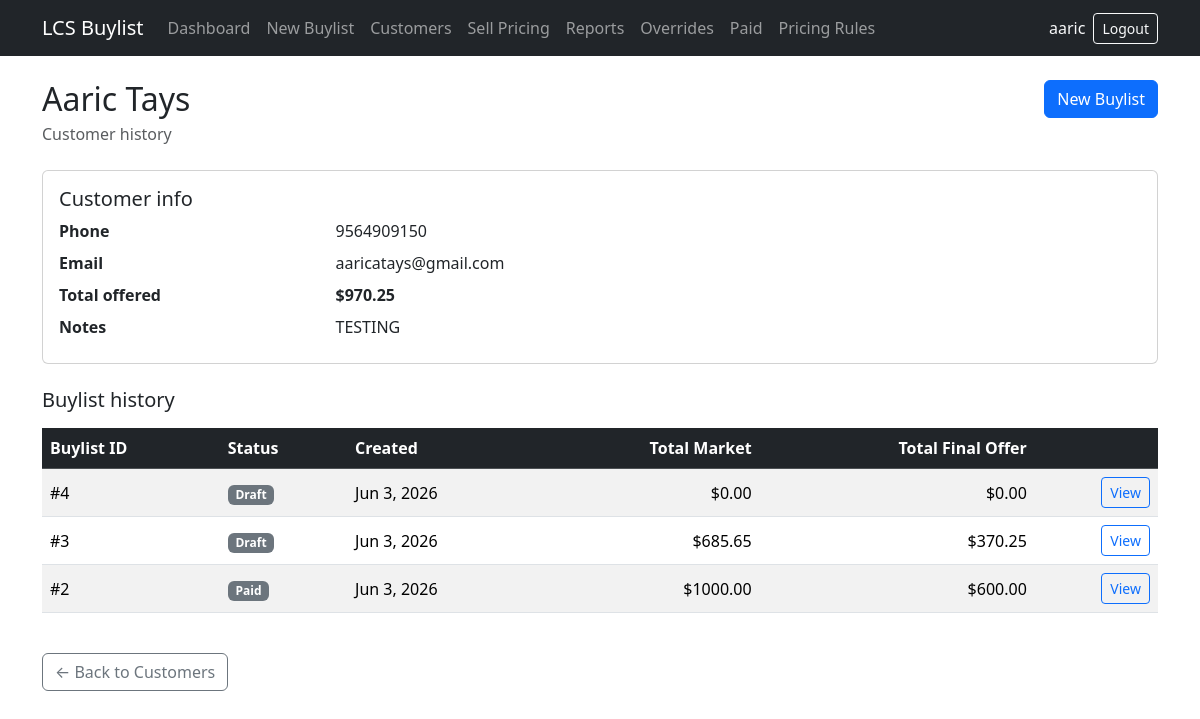
/customers/2/ (signed in), run on an earlier commit of the app's database.
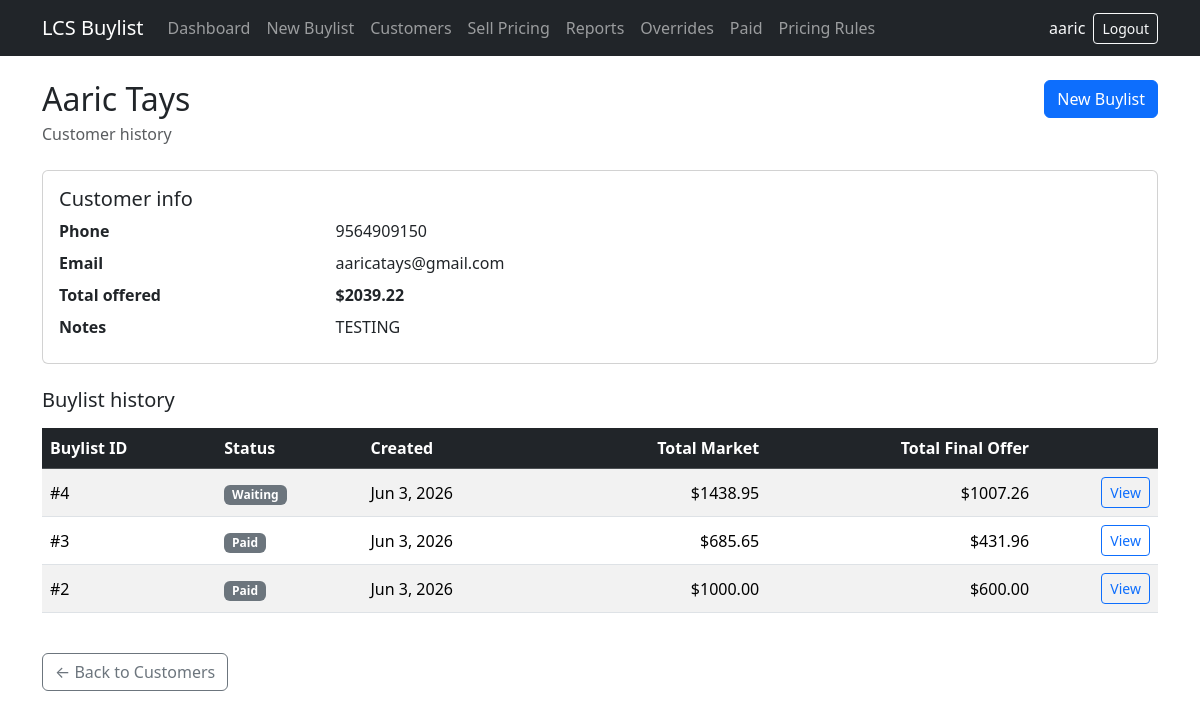
And on a later commit of the database.
### buylists/models.py (models this page shows, shortened)
class Buylist(models.Model):
    STATUS_DRAFT = 'draft'
    STATUS_WAITING = 'waiting'
    STATUS_ACCEPTED = 'accepted'
    STATUS_REJECTED = 'rejected'
    STATUS_PAID = 'paid'
    STATUS_CHOICES = [
        (STATUS_DRAFT, 'Draft'),
        (STATUS_WAITING, 'Waiting'),
        (STATUS_ACCEPTED, 'Accepted'),
        (STATUS_REJECTED, 'Rejected'),
        (STATUS_PAID, 'Paid'),
    ]
    TERMINAL_STATUSES = {
        STATUS_ACCEPTED,
        STATUS_REJECTED,
        STATUS_PAID,
    }
    PAYMENT_CASH = 'cash'
    PAYMENT_TRADE = 'trade'
    PAYMENT_CHOICES = [
        ('', 'Not selected'),
        (PAYMENT_CASH, 'Cash (60%)'),
        (PAYMENT_TRADE, 'Trade credit (70%)'),
    ]
    customer = models.ForeignKey(
        Customer,
        on_delete=models.CASCADE,
        related_name='buylists',
    )
    created_by = models.ForeignKey(
        settings.AUTH_USER_MODEL,
        on_delete=models.SET_NULL,
        null=True,
        blank=True,
        related_name='buylists_created',
    )
    status = models.CharField(
        max_length=20,
        choices=STATUS_CHOICES,
        default=STATUS_DRAFT,
    )
    payment_choice = models.CharField(
        max_length=10,
        choices=PAYMENT_CHOICES,
        blank=True,
        default='',
    )
    PAYMENT_METHOD_CASH = 'cash'
    PAYMENT_METHOD_STORE_CREDIT = 'store_credit'
    PAYMENT_METHOD_TRADE = 'trade'
    PAYMENT_METHOD_MIXED = 'mixed'
    PAYMENT_METHOD_CHOICES = [
        ('', 'Not paid yet'),
        (PAYMENT_METHOD_CASH, 'Cash'),
        (PAYMENT_METHOD_STORE_CREDIT, 'Store credit'),
        (PAYMENT_METHOD_TRADE, 'Trade'),
        (PAYMENT_METHOD_MIXED, 'Mixed'),
    ]
    payment_method = models.CharField(
        max_length=20,
        choices=PAYMENT_METHOD_CHOICES,
        blank=True,
        default='',
    )
    amount_paid = models.DecimalField(
        max_digits=10,
        decimal_places=2,
        null=True,
        blank=True,
    )
    paid_at = models.DateTimeField(null=True, blank=True)
    paid_by = models.ForeignKey(
        settings.AUTH_USER_MODEL,
        on_delete=models.SET_NULL,
        null=True,
        blank=True,
        related_name='buylists_paid',
    )
    completed_by = models.ForeignKey(
        settings.AUTH_USER_MODEL,
        on_delete=models.SET_NULL,
        null=True,
        blank=True,
        related_name='buylists_completed',
    )
    completed_at = models.DateTimeField(null=True, blank=True)
    unlock_reason = models.TextField(blank=True)
    unlocked_by = models.ForeignKey(
        settings.AUTH_USER_MODEL,
        on_delete=models.SET_NULL,
        null=True,
        blank=True,
        related_name='buylists_unlocked',
    )
    unlocked_at = models.DateTimeField(null=True, blank=True)
    created_at = models.DateTimeField(auto_now_add=True)
    updated_at = models.DateTimeField(auto_now=True)
    class Meta:
        ordering = ['-updated_at']
    @property
    def total_market_value(self):
        return round_money(sum(item.line_market_value for item in self.items.all()))
    @property
    def total_final_offer_value(self):
        return round_money(sum(item.final_offer_price for item in self.items.all()))

class BuylistItem(models.Model):
    CONDITION_NM = 'NM'
    CONDITION_LP = 'LP'
    CONDITION_MP = 'MP'
    CONDITION_HP = 'HP'
    CONDITION_DMG = 'DMG'
    CONDITION_SEALED = 'SLD'
    CONDITION_CHOICES = [
        (CONDITION_NM, 'Near Mint (NM)'),
        (CONDITION_LP, 'Lightly Played (LP)'),
        (CONDITION_MP, 'Moderately Played (MP)'),
        (CONDITION_HP, 'Heavily Played (HP)'),
        (CONDITION_DMG, 'Damaged (DMG)'),
        (CONDITION_SEALED, 'Sealed'),
    ]
    SINGLES_CONDITION_CHOICES = [
        (CONDITION_NM, 'Near Mint (NM)'),
        (CONDITION_LP, 'Lightly Played (LP)'),
        (CONDITION_MP, 'Moderately Played (MP)'),
        (CONDITION_HP, 'Heavily Played (HP)'),
        (CONDITION_DMG, 'Damaged (DMG)'),
    ]
    CONDITION_DEFAULTS = {
        CONDITION_NM: Decimal('1.00'),
        CONDITION_LP: Decimal('0.90'),
        CONDITION_MP: Decimal('0.75'),
        CONDITION_HP: Decimal('0.60'),
        CONDITION_DMG: Decimal('0.40'),
        CONDITION_SEALED: Decimal('1.00'),
    }
    CASH_OFFER_PERCENT = Decimal('0.60')
    TRADE_OFFER_PERCENT = Decimal('0.70')
    buylist = models.ForeignKey(
        Buylist,
        on_delete=models.CASCADE,
        related_name='items',
    )
    card_name = models.CharField(max_length=200)
    set_name = models.CharField(max_length=200, blank=True)
    quantity = models.PositiveIntegerField(default=1)
    condition = models.CharField(
        max_length=3,
        choices=CONDITION_CHOICES,
        default=CONDITION_NM,
    )
    market_price = models.DecimalField(max_digits=10, decimal_places=2)
    condition_percent = models.DecimalField(max_digits=4, decimal_places=2)
    cash_offer_price = models.DecimalField(
        max_digits=10,
        decimal_places=2,
        editable=False,
    )
    trade_offer_price = models.DecimalField(
        max_digits=10,
        decimal_places=2,
        editable=False,
    )
    recommended_offer_price = models.DecimalField(
        max_digits=10,
        decimal_places=2,
        editable=False,
    )
    final_offer_price = models.DecimalField(max_digits=10, decimal_places=2)
    override_reason = models.TextField(blank=True)
    override_recommended_price = models.DecimalField(
        max_digits=10,
        decimal_places=2,
        null=True,
        blank=True,
        editable=False,
        help_text='Recommended offer at the time of override.',
    )
    override_final_price = models.DecimalField(
        max_digits=10,
        decimal_places=2,
        null=True,
        blank=True,
        editable=False,
        help_text='Final offer recorded at the time of override.',
    )
    override_by = models.ForeignKey(
        settings.AUTH_USER_MODEL,
        on_delete=models.SET_NULL,
        null=True,
        blank=True,
        related_name='offer_overrides',
    )
    override_at = models.DateTimeField(null=True, blank=True)
    notes = models.TextField(blank=True)
    class Meta:
        ordering = ['card_name']
    @property
    def line_market_value(self):
        return round_money(Decimal(self.quantity) * self.market_price)

### buylists/views.py (the view)
# urls.py: path('customers/<int:pk>/', views.customer_detail, name='customer_detail'),
@employee_required
def customer_detail(request, pk):
    customer = get_object_or_404(Customer, pk=pk)
    buylists = (
        Buylist.objects.filter(customer=customer)
        .prefetch_related('items')
        .order_by('-created_at')
    )
    total_offered = round_money(
        sum(buylist.total_final_offer_value for buylist in buylists)
    )
    return render(request, 'buylists/customer_detail.html', {
        'customer': customer,
        'buylists': buylists,
        'total_offered': total_offered,
    })

### buylists/context_processors.py (called while the page is built)
def nav_permissions(request):
    user = request.user
    return {
        'nav_is_authenticated': user.is_authenticated,
        'nav_username': user.get_username() if user.is_authenticated else '',
        'nav_is_owner': user_is_owner(user),
        'nav_is_manager_or_owner': user_is_manager_or_owner(user),
        'nav_can_view_reports': user.is_authenticated,
        'nav_can_view_override_report': user_is_manager_or_owner(user),
        'nav_can_view_paid_report': user_is_manager_or_owner(user),
    }

### buylists/models.py (called while the page is built)
def round_money(amount):
    return Decimal(amount).quantize(MONEY_PRECISION)

### buylists/permissions.py (called while the page is built)
def user_is_owner(user):
    if not user.is_authenticated:
        return False
    return user.is_superuser or GROUP_OWNER in user_group_names(user)

def user_is_manager_or_owner(user):
    if not user.is_authenticated:
        return False
    if user_is_owner(user):
        return True
    return GROUP_MANAGER in user_group_names(user)

### buylists/templates/buylists/customer_detail.html (shortened to what this page needs)
{% extends "buylists/base.html" %}
{% block content %}
<div class="d-flex justify-content-between align-items-start mb-4">
    <div>
        <h1 class="h2 mb-1">{{ customer.name }}</h1>
        <p class="text-muted mb-0">Customer history</p>
    </div>
    <a href="{% url 'buylists:buylist_create' %}?customer={{ customer.pk }}" class="btn btn-primary">New Buylist</a>
</div>
<div class="card mb-4">
    <div class="card-body">
        <h2 class="h5 card-title">Customer info</h2>
        <dl class="row mb-0">
            <dt class="col-sm-3">Phone</dt>
            <dd class="col-sm-9">{{ customer.phone|default:"—" }}</dd>
            <dt class="col-sm-3">Email</dt>
            <dd class="col-sm-9">{{ customer.email|default:"—" }}</dd>
            <dt class="col-sm-3">Total offered</dt>
            <dd class="col-sm-9 fw-semibold">${{ total_offered|floatformat:2 }}</dd>
            {% if customer.notes %}
            <dt class="col-sm-3">Notes</dt>
            <dd class="col-sm-9">{{ customer.notes }}</dd>
            {% endif %}
        </dl>
    </div>
</div>
<h2 class="h5 mb-3">Buylist history</h2>
{% if buylists %}
<div class="table-responsive mb-4">
    <table class="table table-striped table-hover align-middle">
        <thead class="table-dark">
            <tr>
                <th>Buylist ID</th>
                <th>Status</th>
                <th>Created</th>
                <th class="text-end">Total Market</th>
                <th class="text-end">Total Final Offer</th>
                <th></th>
            </tr>
        </thead>
        <tbody>
            {% for buylist in buylists %}
            <tr>
                <td>#{{ buylist.pk }}</td>
                <td>
                    <span class="badge bg-secondary">{{ buylist.get_status_display }}</span>
                </td>
                <td>{{ buylist.created_at|date:"M j, Y" }}</td>
                <td class="text-end">${{ buylist.total_market_value }}</td>
                <td class="text-end">${{ buylist.total_final_offer_value }}</td>
                <td class="text-end">
                    <a href="{% url 'buylists:buylist_detail' pk=buylist.pk %}" class="btn btn-sm btn-outline-primary">View</a>
                </td>
            </tr>
            {% endfor %}
        </tbody>
    </table>
</div>
{% else %}
<div class="alert alert-info">
    No buylists for this customer yet.
    <a href="{% url 'buylists:buylist_create' %}?customer={{ customer.pk }}">Start their first buylist</a>.
</div>
{% endif %}
<p class="mt-4">
    <a href="{% url 'buylists:customer_list' %}" class="btn btn-outline-secondary">← Back to Customers</a>
</p>
{% endblock %}

What changed in the data, as far as the page shows it:
changed Buylist id 4: status "Draft" → "Waiting"; total_market_value "0.00" → "1438.95"; total_final_offer_value "0.00" → "1007.26"
changed Buylist id 3: status "Draft" → "Paid"; total_final_offer_value "370.25" → "431.96"
Also different on the page:
{{ total_offered|floatformat:2 }}: "970.25" → "2039.22"
